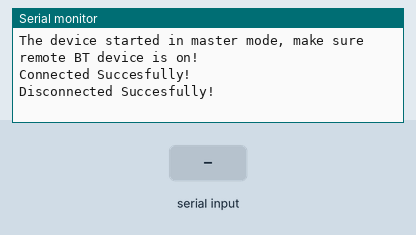
This sketch was run on a simulated ESP32. Parts: the last lines printed to the serial monitor. The inputs (shaded band) are chosen by the test bench. Nothing arrives over Bluetooth unless stated.

Above: at 1.2 s.
1.3 s: "1" received over the second serial link
At 2.5 s:
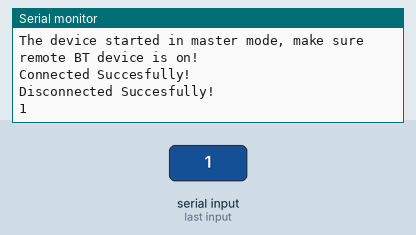
2.8 s: "0" received over the second serial link
At 3.7 s:
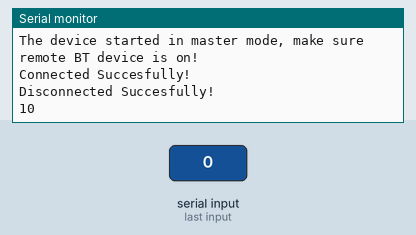

Measured:
- after the input at 1.3 s, the serial monitor: prints a new line at once (image 1)
- after the input at 2.8 s, the serial monitor: prints a new line at once (image 2)

The sketch:

pressure_plate.ino
```cpp
#include "BluetoothSerial.h"

BluetoothSerial SerialBT;
int i = 0;


String MACadd = "AA:BB:CC:11:22:33";
uint8_t address[6]  = {0xC0, 0x49, 0xEF, 0xCF, 0x0D, 0x48};

String name = "led"; //                  <------- set this to be the name of the other ESP32!!!!!!!!!
char *pin = "1234"; //<- standard pin would be provided by default
bool connected;

void setup() {
  Serial.begin(115200);
  //SerialBT.setPin(pin);
  SerialBT.begin("ESP32testm", true);
  //SerialBT.setPin(pin);
  Serial.println("The device started in master mode, make sure remote BT device is on!");

  // connect(address) is fast (upto 10 secs max), connect(name) is slow (upto 30 secs max) as it needs
  // to resolve name to address first, but it allows to connect to different devices with the same name.
  // Set CoreDebugLevel to Info to view devices bluetooth address and device names
  connected = SerialBT.connect(name);
  //connected = SerialBT.connect(address);

  if(connected) {
    Serial.println("Connected Succesfully!");
  } else {
    while(!SerialBT.connected(10000)) {
      Serial.println("Failed to connect. Make sure remote device is available and in range, then restart app.");
    }
  }
  // disconnect() may take upto 10 secs max
  if (SerialBT.disconnect()) {
    Serial.println("Disconnected Succesfully!");
  }
  // this would reconnect to the name(will use address, if resolved) or address used with connect(name/address).
  SerialBT.connect();
}

void loop() {
  if (Serial.available()) {
    SerialBT.write(Serial.read());
  }
  if (SerialBT.available()) {
    Serial.write(SerialBT.read());
  }
  delay(20);
}
```
